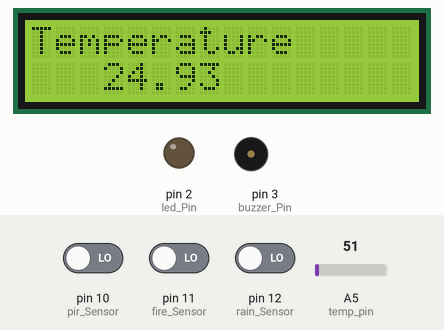
Recording of a sketch running on a simulated Arduino Uno, built with avr-gcc and run on an emulated ATmega328P. On the bench: 16×2 character LCD, output pins drawn as LEDs (lit = HIGH), buzzer (waves = sounding, pin HIGH). Inputs (shaded band) come from the test bench; at power-on: pin 11 (fire_Sensor) LOW, pin 10 (pir_Sensor) LOW, pin 12 (rain_Sensor) LOW, A5 (temp_pin) = 51. Pins used as bus, display or sensor lines are not drawn; what the sketch prints to the serial monitor is not drawn.

Above: at 1.7 s.
1.8 s: pin 11 (fire_Sensor) driven HIGH
At 2.21 s:
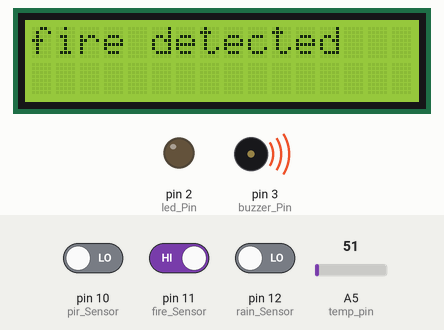
4.0 s: pin 10 (pir_Sensor) driven HIGH
At 5.1 s:
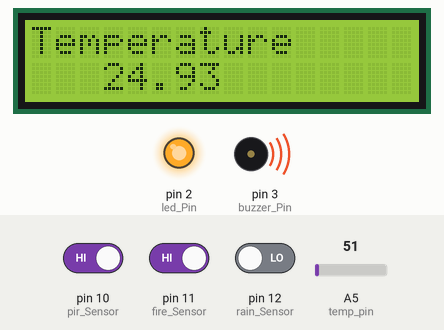
6.7 s: pin 12 (rain_Sensor) driven HIGH
At 7.6 s:
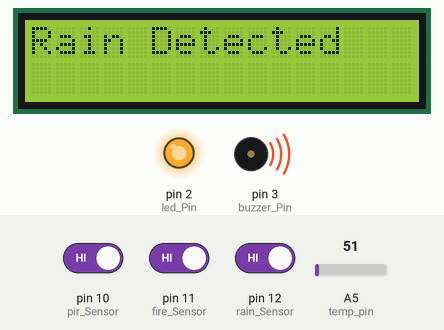
9.7 s: pin 11 (fire_Sensor) driven LOW
At 12.1 s:
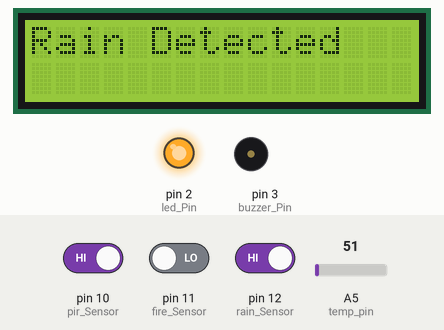
12.7 s: A5 (temp_pin) set to 61
At 13.83 s:
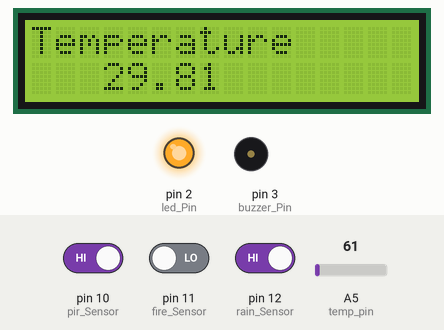
15.4 s: pin 10 (pir_Sensor) driven LOW
At 18.5 s:
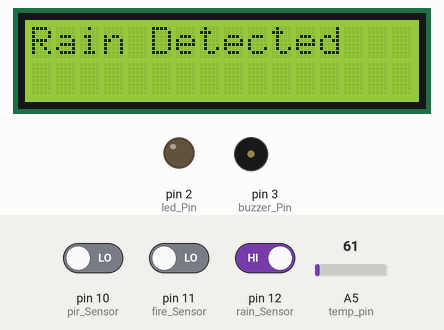
Timing chart, 0 to 19.4 s (numbered marks = the images above; inputs shaded):
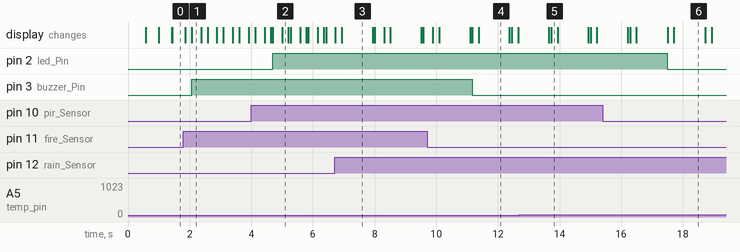

Measured:
- after the input at 1.8 s, pin 3 (buzzer_Pin): LOW → HIGH after 0.27 s; the display: first differs from a run without the input after 0.27 s (image 1)
- after the input at 4.0 s, pin 2 (led_Pin): LOW → HIGH after 0.69 s; the display: first differs from a run without the input after 0.63 s (image 2 shows a later state)
- after the input at 6.7 s, the display: first differs from a run without the input after 0.24 s (image 3)
- after the input at 9.7 s, pin 3 (buzzer_Pin): HIGH → LOW after 1.5 s
- after the input at 15.4 s, pin 2 (led_Pin): HIGH → LOW after 2.1 s; the display: first differs from a run without the input after 2.1 s (image 6 shows a later state)
- what the display in image 3 shows lasts 1.0 s, from 6.9 s to 7.9 s

The sketch:

Home_Automation_Aruduino_code.ino
```cpp
#include <LiquidCrystal.h>
LiquidCrystal lcd(4, 5, 6, 7, 8, 9);

const int led_Pin = 2;
const int buzzer_Pin = 3;
const int pir_Sensor = 10;
const int fire_Sensor = 11;
const int rain_Sensor = 12;
const int temp_pin = A5;
const int dc1 = A0;
const int dc2 = A1;
const int dc3 = A3;
const int dc4 = A4;
bool pir_status = LOW;
bool fire_Status = LOW;
bool rain_Status = LOW;
float temperature;
char text= "";
void setup() {
  pinMode(temp_pin, INPUT);
  pinMode(led_Pin, OUTPUT);
  pinMode(buzzer_Pin, OUTPUT);
  pinMode(pir_status, INPUT);
  pinMode(fire_Sensor, INPUT);
  pinMode(rain_Sensor, INPUT);
  pinMode(dc1, OUTPUT);
  pinMode(dc2, OUTPUT);
  pinMode(dc3, OUTPUT);
  pinMode(dc4, OUTPUT);
  Serial.begin(9600);
  lcd.begin(16, 2);
  lcd.print("Home Automation");
  lcd.setCursor(3,2);
  lcd.print("SYSTEM");
  delay(500);
}
void loop()
{
  pir_status = digitalRead(pir_Sensor);
  fire_Status = digitalRead(fire_Sensor);
  rain_Status = digitalRead(rain_Sensor);
  temperature = analogRead(temp_pin);
  temperature= ( temperature*500)/1023;
  lcd.clear();
  lcd.print("Temperature");
  lcd.setCursor(3,2);
  lcd.print(temperature);
  delay(200);
  if(temperature > 35)
  {
    /* Turn ON Fan */
    digitalWrite(dc3, HIGH);
    digitalWrite(dc4, LOW);
    //delay(500);
  }
  else
  {
    /* Turn OFF Fan */
    digitalWrite(dc3, LOW);
    digitalWrite(dc4, LOW);
   // delay(500);
  }
  if(rain_Status == HIGH )
  {
    /* Start the window motor */
    /* turn ON led*/
    lcd.clear();
    lcd.print("Rain Detected");
    digitalWrite(dc1, HIGH);
    digitalWrite(dc2, LOW);
    delay(1000);
    digitalWrite(dc1, LOW);
    digitalWrite(dc2, LOW);
  }
  if(pir_status == HIGH)
  {
    /* turn ON led*/
    lcd.clear();
    lcd.begin(16, 2);
    lcd.print("Person Detected");
    digitalWrite(led_Pin, HIGH);
    //delay(100);
  }
  else
  {
    /* turn off led*/
    lcd.clear();
    lcd.print("Person not ");
    lcd.setCursor(0,2);
    lcd.print("Detected");
    digitalWrite(led_Pin, LOW);
   // delay(100);
  }

  if(fire_Status == HIGH)
  {
    /* turn ON led*/
    lcd.clear();
    lcd.print("fire detected");
    digitalWrite(buzzer_Pin, HIGH);
    Serial.println("AT+CMGF=1");    //Sets the GSM Module in Text Mode
    delay(100);  // Delay of 1000 milli seconds or 1 second
    Serial.println("AT+CMGS=\"+919922512017\"\r"); // Replace x with mobile number
    delay(100);
    Serial.println("Fire Detected in home ");// The SMS text you want to send
   delay(100);
  }
  else
  {
    /* turn off led*/
    lcd.clear();
    lcd.print("fire not ");
    lcd.setCursor(0,2);
    lcd.print("Detected");
    digitalWrite(buzzer_Pin, LOW);
    //delay(100);
  }
}
```
